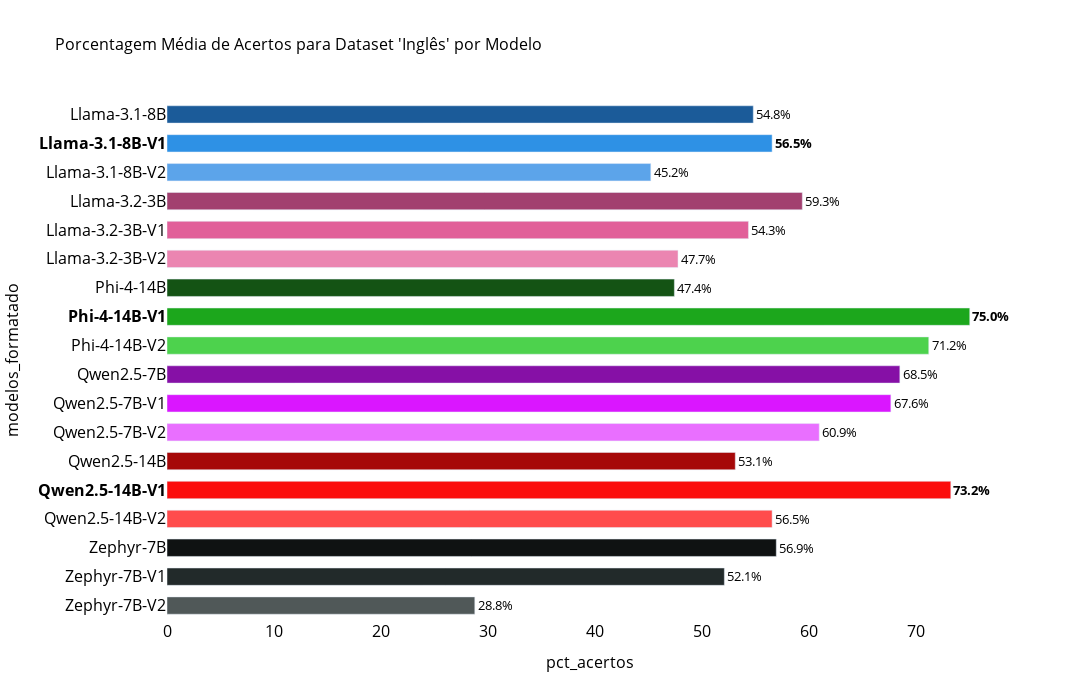

The code cell stored with this chart in its notebook:
### Markdown cell above
# Benchmark

### Code cell
def plot_por_familia_dataset(df, familia_dataset):
    # Sua ordem fixa de modelos
    ordem_modelos = [
        'Llama-3.1-8B', 'Llama-3.1-8B-V1', 'Llama-3.1-8B-V2',
        'Llama-3.2-3B', 'Llama-3.2-3B-V1', 'Llama-3.2-3B-V2',
        'Phi-4-14B', 'Phi-4-14B-V1', 'Phi-4-14B-V2',
        'Qwen2.5-7B', 'Qwen2.5-7B-V1', 'Qwen2.5-7B-V2',
        'Qwen2.5-14B', 'Qwen2.5-14B-V1', 'Qwen2.5-14B-V2',
        'Zephyr-7B', 'Zephyr-7B-V1', 'Zephyr-7B-V2'
    ]

    modelos_destaque = ["Llama-3.1-8B-V1", "Phi-4-14B-V1", "Qwen2.5-14B-V1"]

    # Filtrar apenas os dados do dataset/família desejada
    df_familia = df[df["dataset"] == familia_dataset]

    # Agrupar por modelo e dataset
    df_grouped = df_familia.groupby(["dataset", "modelos"], as_index=False)["pct_acertos"].mean().fillna(0)

    # Criar coluna formatada para destaque
    df_grouped["modelos_formatado"] = df_grouped["modelos"].apply(
        lambda x: f"<b>{x}</b>" if x in modelos_destaque else x
    )

    df_grouped["text_formatado"] = df_grouped.apply(
        lambda row: f"<b>{row['pct_acertos']:.1f}%</b>" if row["modelos"] in modelos_destaque else f"{row['pct_acertos']:.1f}%",
        axis=1
    )

    # A ordem base continua sendo a lista original
    modelos_formatados_na_ordem = []
    for modelo in ordem_modelos:
        if modelo in modelos_destaque:
            modelos_formatados_na_ordem.append(f"<b>{modelo}</b>")
        else:
            modelos_formatados_na_ordem.append(modelo)

    # Converter coluna para categoria ordenada
    df_grouped["modelos_formatado"] = pd.Categorical(
        df_grouped["modelos_formatado"],
        categories=modelos_formatados_na_ordem,
        ordered=True
    )

    # Reordenar o DataFrame com base na ordem definida
    df_grouped = df_grouped.sort_values("modelos_formatado")

    # Criar gráfico de barras horizontais
    fig = px.bar(
    df_grouped,
    y="modelos_formatado",
    x="pct_acertos",
    color="modelos",  # mudar aqui para a coluna original
    color_discrete_map=cores_modelos,
    orientation='h',
    text="text_formatado",
    title=f"Porcentagem Média de Acertos para Dataset '{familia_dataset}' por Modelo"
)


    fig.update_layout(
        width=1200,
        height=700,
        margin=dict(l=150),
        yaxis=dict(
            categoryorder='array',
            # INVERTE A LISTA AQUI 👇
            categoryarray=list(reversed(modelos_formatados_na_ordem)),
            title_font=dict(size=16, color='black'),
            tickfont=dict(size=16, color='black')
        ),
        xaxis=dict(
            title_font=dict(size=16, color='black'),
            tickfont=dict(size=16, color='black')
        ),
        title=dict(
            font=dict(size=16, color='black')
        ),
        plot_bgcolor='white',
        paper_bgcolor='white',
        font=dict(size=16, color='black')
    )

    # Aplica formatação só nas barras
    fig.update_traces(
        selector=dict(type="bar"),
        textposition='outside',
        textfont=dict(size=16, color='black'),
        width=0.6,
        showlegend=False
    )

    fig.show()
    
plot_por_familia_dataset(df_result_final, "Inglês")

### Figure 1 — Plotly figure (JSON) as saved in the notebook; plotly's stock layout.template omitted (floating-point values rounded to 4 significant figures)
{"data": [{"hovertemplate": "modelos=Llama-3.1-8B<br>pct_acertos=%{x}<br>modelos_formatado=%{y}<br>text_formatado=%{text}<extra></extra>", "legendgroup": "Llama-3.1-8B", "marker": {"color": "#1B5B99", "pattern": {"shape": ""}}, "name": "Llama-3.1-8B", "orientation": "h", "showlegend": false, "text": ["54.8%"], "textfont": {"color": "black", "size": 16}, "textposition": "outside", "type": "bar", "width": 0.6, "x": [54.76], "xaxis": "x", "y": ["Llama-3.1-8B"], "yaxis": "y"}, {"hovertemplate": "modelos=Llama-3.1-8B-V1<br>pct_acertos=%{x}<br>modelos_formatado=%{y}<br>text_formatado=%{text}<extra></extra>", "legendgroup": "Llama-3.1-8B-V1", "marker": {"color": "#2E91E5", "pattern": {"shape": ""}}, "name": "Llama-3.1-8B-V1", "orientation": "h", "showlegend": false, "text": ["<b>56.5%</b>"], "textfont": {"color": "black", "size": 16}, "textposition": "outside", "type": "bar", "width": 0.6, "x": [56.52], "xaxis": "x", "y": ["<b>Llama-3.1-8B-V1</b>"], "yaxis": "y"}, {"hovertemplate": "modelos=Llama-3.1-8B-V2<br>pct_acertos=%{x}<br>modelos_formatado=%{y}<br>text_formatado=%{text}<extra></extra>", "legendgroup": "Llama-3.1-8B-V2", "marker": {"color": "#5CA4EA", "pattern": {"shape": ""}}, "name": "Llama-3.1-8B-V2", "orientation": "h", "showlegend": false, "text": ["45.2%"], "textfont": {"color": "black", "size": 16}, "textposition": "outside", "type": "bar", "width": 0.6, "x": [45.19], "xaxis": "x", "y": ["Llama-3.1-8B-V2"], "yaxis": "y"}, {"hovertemplate": "modelos=Llama-3.2-3B<br>pct_acertos=%{x}<br>modelos_formatado=%{y}<br>text_formatado=%{text}<extra></extra>", "legendgroup": "Llama-3.2-3B", "marker": {"color": "#A2406F", "pattern": {"shape": ""}}, "name": "Llama-3.2-3B", "orientation": "h", "showlegend": false, "text": ["59.3%"], "textfont": {"color": "black", "size": 16}, "textposition": "outside", "type": "bar", "width": 0.6, "x": [59.34], "xaxis": "x", "y": ["Llama-3.2-3B"], "yaxis": "y"}, {"hovertemplate": "modelos=Llama-3.2-3B-V1<br>pct_acertos=%{x}<br>modelos_formatado=%{y}<br>text_formatado=%{text}<extra></extra>", "legendgroup": "Llama-3.2-3B-V1", "marker": {"color": "#E15F99", "pattern": {"shape": ""}}, "name": "Llama-3.2-3B-V1", "orientation": "h", "showlegend": false, "text": ["54.3%"], "textfont": {"color": "black", "size": 16}, "textposition": "outside", "type": "bar", "width": 0.6, "x": [54.31], "xaxis": "x", "y": ["Llama-3.2-3B-V1"], "yaxis": "y"}, {"hovertemplate": "modelos=Llama-3.2-3B-V2<br>pct_acertos=%{x}<br>modelos_formatado=%{y}<br>text_formatado=%{text}<extra></extra>", "legendgroup": "Llama-3.2-3B-V2", "marker": {"color": "#EB85B1", "pattern": {"shape": ""}}, "name": "Llama-3.2-3B-V2", "orientation": "h", "showlegend": false, "text": ["47.7%"], "textfont": {"color": "black", "size": 16}, "textposition": "outside", "type": "bar", "width": 0.6, "x": [47.73], "xaxis": "x", "y": ["Llama-3.2-3B-V2"], "yaxis": "y"}, {"hovertemplate": "modelos=Phi-4-14B<br>pct_acertos=%{x}<br>modelos_formatado=%{y}<br>text_formatado=%{text}<extra></extra>", "legendgroup": "Phi-4-14B", "marker": {"color": "#145314", "pattern": {"shape": ""}}, "name": "Phi-4-14B", "orientation": "h", "showlegend": false, "text": ["47.4%"], "textfont": {"color": "black", "size": 16}, "textposition": "outside", "type": "bar", "width": 0.6, "x": [47.39], "xaxis": "x", "y": ["Phi-4-14B"], "yaxis": "y"}, {"hovertemplate": "modelos=Phi-4-14B-V1<br>pct_acertos=%{x}<br>modelos_formatado=%{y}<br>text_formatado=%{text}<extra></extra>", "legendgroup": "Phi-4-14B-V1", "marker": {"color": "#1CA71C", "pattern": {"shape": ""}}, "name": "Phi-4-14B-V1", "orientation": "h", "showlegend": false, "text": ["<b>75.0%</b>"], "textfont": {"color": "black", "size": 16}, "textposition": "outside", "type": "bar", "width": 0.6, "x": [74.98], "xaxis": "x", "y": ["<b>Phi-4-14B-V1</b>"], "yaxis": "y"}, {"hovertemplate": "modelos=Phi-4-14B-V2<br>pct_acertos=%{x}<br>modelos_formatado=%{y}<br>text_formatado=%{text}<extra></extra>", "legendgroup": "Phi-4-14B-V2", "marker": {"color": "#4DD24D", "pattern": {"shape": ""}}, "name": "Phi-4-14B-V2", "orientation": "h", "showlegend": false, "text": ["71.2%"], "textfont": {"color": "black", "size": 16}, "textposition": "outside", "type": "bar", "width": 0.6, "x": [71.15], "xaxis": "x", "y": ["Phi-4-14B-V2"], "yaxis": "y"}, {"hovertemplate": "modelos=Qwen2.5-7B<br>pct_acertos=%{x}<br>modelos_formatado=%{y}<br>text_formatado=%{text}<extra></extra>", "legendgroup": "Qwen2.5-7B", "marker": {"color": "#8610A6", "pattern": {"shape": ""}}, "name": "Qwen2.5-7B", "orientation": "h", "showlegend": false, "text": ["68.5%"], "textfont": {"color": "black", "size": 16}, "textposition": "outside", "type": "bar", "width": 0.6, "x": [68.45], "xaxis": "x", "y": ["Qwen2.5-7B"], "yaxis": "y"}, {"hovertemplate": "modelos=Qwen2.5-7B-V1<br>pct_acertos=%{x}<br>modelos_formatado=%{y}<br>text_formatado=%{text}<extra></extra>", "legendgroup": "Qwen2.5-7B-V1", "marker": {"color": "#DA16FF", "pattern": {"shape": ""}}, "name": "Qwen2.5-7B-V1", "orientation": "h", "showlegend": false, "text": ["67.6%"], "textfont": {"color": "black", "size": 16}, "textposition": "outside", "type": "bar", "width": 0.6, "x": [67.61], "xaxis": "x", "y": ["Qwen2.5-7B-V1"], "yaxis": "y"}, {"hovertemplate": "modelos=Qwen2.5-7B-V2<br>pct_acertos=%{x}<br>modelos_formatado=%{y}<br>text_formatado=%{text}<extra></extra>", "legendgroup": "Qwen2.5-7B-V2", "marker": {"color": "#E96FFF", "pattern": {"shape": ""}}, "name": "Qwen2.5-7B-V2", "orientation": "h", "showlegend": false, "text": ["60.9%"], "textfont": {"color": "black", "size": 16}, "textposition": "outside", "type": "bar", "width": 0.6, "x": [60.92], "xaxis": "x", "y": ["Qwen2.5-7B-V2"], "yaxis": "y"}, {"hovertemplate": "modelos=Qwen2.5-14B<br>pct_acertos=%{x}<br>modelos_formatado=%{y}<br>text_formatado=%{text}<extra></extra>", "legendgroup": "Qwen2.5-14B", "marker": {"color": "#A60808", "pattern": {"shape": ""}}, "name": "Qwen2.5-14B", "orientation": "h", "showlegend": false, "text": ["53.1%"], "textfont": {"color": "black", "size": 16}, "textposition": "outside", "type": "bar", "width": 0.6, "x": [53.08], "xaxis": "x", "y": ["Qwen2.5-14B"], "yaxis": "y"}, {"hovertemplate": "modelos=Qwen2.5-14B-V1<br>pct_acertos=%{x}<br>modelos_formatado=%{y}<br>text_formatado=%{text}<extra></extra>", "legendgroup": "Qwen2.5-14B-V1", "marker": {"color": "#FB0D0D", "pattern": {"shape": ""}}, "name": "Qwen2.5-14B-V1", "orientation": "h", "showlegend": false, "text": ["<b>73.2%</b>"], "textfont": {"color": "black", "size": 16}, "textposition": "outside", "type": "bar", "width": 0.6, "x": [73.21], "xaxis": "x", "y": ["<b>Qwen2.5-14B-V1</b>"], "yaxis": "y"}, {"hovertemplate": "modelos=Qwen2.5-14B-V2<br>pct_acertos=%{x}<br>modelos_formatado=%{y}<br>text_formatado=%{text}<extra></extra>", "legendgroup": "Qwen2.5-14B-V2", "marker": {"color": "#FF4C4C", "pattern": {"shape": ""}}, "name": "Qwen2.5-14B-V2", "orientation": "h", "showlegend": false, "text": ["56.5%"], "textfont": {"color": "black", "size": 16}, "textposition": "outside", "type": "bar", "width": 0.6, "x": [56.52], "xaxis": "x", "y": ["Qwen2.5-14B-V2"], "yaxis": "y"}, {"hovertemplate": "modelos=Zephyr-7B<br>pct_acertos=%{x}<br>modelos_formatado=%{y}<br>text_formatado=%{text}<extra></extra>", "legendgroup": "Zephyr-7B", "marker": {"color": "#0F1212", "pattern": {"shape": ""}}, "name": "Zephyr-7B", "orientation": "h", "showlegend": false, "text": ["56.9%"], "textfont": {"color": "black", "size": 16}, "textposition": "outside", "type": "bar", "width": 0.6, "x": [56.91], "xaxis": "x", "y": ["Zephyr-7B"], "yaxis": "y"}, {"hovertemplate": "modelos=Zephyr-7B-V1<br>pct_acertos=%{x}<br>modelos_formatado=%{y}<br>text_formatado=%{text}<extra></extra>", "legendgroup": "Zephyr-7B-V1", "marker": {"color": "#222A2A", "pattern": {"shape": ""}}, "name": "Zephyr-7B-V1", "orientation": "h", "showlegend": false, "text": ["52.1%"], "textfont": {"color": "black", "size": 16}, "textposition": "outside", "type": "bar", "width": 0.6, "x": [52.06], "xaxis": "x", "y": ["Zephyr-7B-V1"], "yaxis": "y"}, {"hovertemplate": "modelos=Zephyr-7B-V2<br>pct_acertos=%{x}<br>modelos_formatado=%{y}<br>text_formatado=%{text}<extra></extra>", "legendgroup": "Zephyr-7B-V2", "marker": {"color": "#505858", "pattern": {"shape": ""}}, "name": "Zephyr-7B-V2", "orientation": "h", "showlegend": false, "text": ["28.8%"], "textfont": {"color": "black", "size": 16}, "textposition": "outside", "type": "bar", "width": 0.6, "x": [28.75], "xaxis": "x", "y": ["Zephyr-7B-V2"], "yaxis": "y"}], "layout": {"barmode": "relative", "font": {"color": "black", "size": 16}, "height": 700, "legend": {"title": {"text": "modelos"}, "tracegroupgap": 0}, "margin": {"l": 150}, "paper_bgcolor": "white", "plot_bgcolor": "white", "title": {"font": {"color": "black", "size": 16}, "text": "Porcentagem Média de Acertos para Dataset 'Inglês' por Modelo"}, "width": 1200, "xaxis": {"anchor": "y", "domain": [0, 1], "tickfont": {"color": "black", "size": 16}, "title": {"font": {"color": "black", "size": 16}, "text": "pct_acertos"}}, "yaxis": {"anchor": "x", "categoryarray": ["Zephyr-7B-V2", "Zephyr-7B-V1", "Zephyr-7B", "Qwen2.5-14B-V2", "<b>Qwen2.5-14B-V1</b>", "Qwen2.5-14B", "Qwen2.5-7B-V2", "Qwen2.5-7B-V1", "Qwen2.5-7B", "Phi-4-14B-V2", "<b>Phi-4-14B-V1</b>", "Phi-4-14B", "Llama-3.2-3B-V2", "Llama-3.2-3B-V1", "Llama-3.2-3B", "Llama-3.1-8B-V2", "<b>Llama-3.1-8B-V1</b>", "Llama-3.1-8B"], "categoryorder": "array", "domain": [0, 1], "tickfont": {"color": "black", "size": 16}, "title": {"font": {"color": "black", "size": 16}, "text": "modelos_formatado"}}}}
